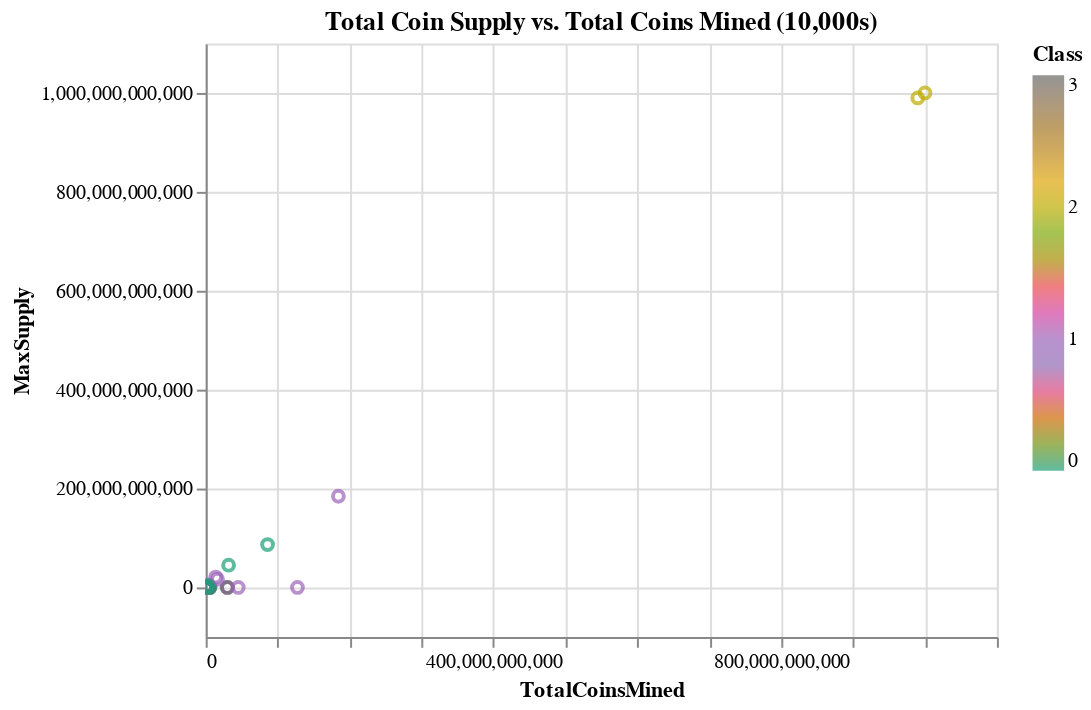

The notebook cell saved with this chart:
### Code cell
# Plot the scatter with x="TotalCoinsMined" and y="TotalCoinSupply"
fig = alt.Chart(clustered_df).mark_point().encode(
    x="TotalCoinsMined",
    y="MaxSupply",
    tooltip=["CoinName", "Algorithm", "TotalCoinsMined", "MaxSupply", "Class"],
    color=alt.Color("Class",scale=alt.Scale(scheme='dark2'))
).properties(title="Total Coin Supply vs. Total Coins Mined (10,000s)").interactive()
    
fig

### Figure 1 — Vega-Lite specification as saved in the notebook (floating-point values rounded to 4 significant figures)
{"config": {"view": {"continuousWidth": 400, "continuousHeight": 300}}, "data": {"name": "data-6ebb925726ec85e053596527f1588dda"}, "mark": "point", "encoding": {"color": {"type": "quantitative", "field": "Class", "scale": {"scheme": "dark2"}}, "tooltip": [{"type": "nominal", "field": "CoinName"}, {"type": "nominal", "field": "Algorithm"}, {"type": "quantitative", "field": "TotalCoinsMined"}, {"type": "quantitative", "field": "MaxSupply"}, {"type": "quantitative", "field": "Class"}], "x": {"type": "quantitative", "field": "TotalCoinsMined"}, "y": {"type": "quantitative", "field": "MaxSupply"}}, "selection": {"selector005": {"type": "interval", "bind": "scales", "encodings": ["x", "y"]}}, "title": "Total Coin Supply vs. Total Coins Mined (10,000s)", "$schema": "https://vega.github.io/schema/vega-lite/v4.8.1.json", "datasets": {"data-6ebb925726ec85e053596527f1588dda": [{"Algorithm": "Scrypt", "ProofType": "PoW/PoS", "TotalCoinsMined": 3086000.0, "MaxSupply": -1, "PC 1": -0.6803, "PC 2": 0.9149, "PC 3": -1.744, "CoinName": "NovaCoin", "Class": 3}, {"Algorithm": "SHA-256", "ProofType": "PoW", "TotalCoinsMined": 2615000.0, "MaxSupply": -1, "PC 1": 0.1393, "PC 2": -1.694, "PC 3": 0.1739, "CoinName": "CounterParty", "Class": 1}, {"Algorithm": "PoS", "ProofType": "PoS", "TotalCoinsMined": 5850000000.0, "MaxSupply": 0, "PC 1": -0.4389, "PC 2": 1.417, "PC 3": 0.848, "CoinName": "NuShares", "Class": 0}, {"Algorithm": "Scrypt", "ProofType": "PoW", "TotalCoinsMined": 80100000.0, "MaxSupply": -1, "PC 1": -0.3638, "PC 2": -0.9998, "PC 3": -0.4065, "CoinName": "MonaCoin", "Class": 1}, {"Algorithm": "X13", "ProofType": "PoW/PoS", "TotalCoinsMined": 166700.0, "MaxSupply": 0, "PC 1": -0.7522, "PC 2": 1.706, "PC 3": -2.378, "CoinName": "Triangles Coin", "Class": 3}, {"Algorithm": "PoS", "ProofType": "PoS", "TotalCoinsMined": 4197000.0, "MaxSupply": 9000000, "PC 1": -0.4617, "PC 2": 1.418, "PC 3": 0.8496, "CoinName": "Radium", "Class": 0}, {"Algorithm": "SHA-256", "ProofType": "PoW/PoS", "TotalCoinsMined": 46730000.0, "MaxSupply": -1, "PC 1": -0.1767, "PC 2": 0.2206, "PC 3": -1.164, "CoinName": "Emercoin", "Class": 3}, {"Algorithm": "Scrypt", "ProofType": "PoW", "TotalCoinsMined": 872830, "MaxSupply": 0, "PC 1": -0.3641, "PC 2": -0.9998, "PC 3": -0.4065, "CoinName": "CometCoin", "Class": 1}, {"Algorithm": "X11", "ProofType": "TPoS", "TotalCoinsMined": 116000000.0, "MaxSupply": -1, "PC 1": -0.5845, "PC 2": 0.9658, "PC 3": -0.686, "CoinName": "Stakenet", "Class": 3}, {"Algorithm": "Scrypt", "ProofType": "PoW/PoS", "TotalCoinsMined": 1000000000, "MaxSupply": 1000000000, "PC 1": -0.6725, "PC 2": 0.9146, "PC 3": -1.745, "CoinName": "OpenChat", "Class": 3}, {"Algorithm": "Dagger", "ProofType": "PoA", "TotalCoinsMined": 630891288, "MaxSupply": -1, "PC 1": -0.6037, "PC 2": 1.932, "PC 3": 4.642, "CoinName": "Amber", "Class": 0}, {"Algorithm": "X11", "ProofType": "PoW", "TotalCoinsMined": 187900000.0, "MaxSupply": -1, "PC 1": -0.3632, "PC 2": -0.6828, "PC 3": -0.2403, "CoinName": "Pura", "Class": 1}, {"Algorithm": "Equihash", "ProofType": "PoW", "TotalCoinsMined": 3819000.0, "MaxSupply": 22873588, "PC 1": -0.3032, "PC 2": -1.378, "PC 3": 0.1181, "CoinName": "Bitcoin Private", "Class": 1}, {"Algorithm": "IMesh", "ProofType": "PoW", "TotalCoinsMined": 25000000, "MaxSupply": 0, "PC 1": -0.3026, "PC 2": -1.191, "PC 3": 0.4194, "CoinName": "Aidos Kuneen", "Class": 1}, {"Algorithm": "Equihash", "ProofType": "PoW/PoS", "TotalCoinsMined": 119056800, "MaxSupply": 210000000, "PC 1": -0.6182, "PC 2": 0.5368, "PC 3": -1.22, "CoinName": "Zelcash", "Class": 3}, {"Algorithm": "SHA-256", "ProofType": "PoW", "TotalCoinsMined": 2100000000, "MaxSupply": -1, "PC 1": 0.1475, "PC 2": -1.694, "PC 3": 0.1733, "CoinName": "Project Pai", "Class": 1}, {"Algorithm": "SHA-512", "ProofType": "Zero-Knowledge Proof", "TotalCoinsMined": 1000000000, "MaxSupply": 1000000000, "PC 1": -0.5355, "PC 2": 1.88, "PC 3": 1.139, "CoinName": "Kcash", "Class": 0}, {"Algorithm": "Equihash", "ProofType": "PoW", "TotalCoinsMined": 62430000.0, "MaxSupply": 263392146, "PC 1": -0.3021, "PC 2": -1.378, "PC 3": 0.1181, "CoinName": "Beam", "Class": 1}, {"Algorithm": "SPoS", "ProofType": "SPoS", "TotalCoinsMined": 5729086625, "MaxSupply": -1, "PC 1": -0.5279, "PC 2": 1.873, "PC 3": 3.215, "CoinName": "V Systems", "Class": 0}, {"Algorithm": "CryptoNight", "ProofType": "PoW", "TotalCoinsMined": 1400222610, "MaxSupply": -1, "PC 1": 0.1526, "PC 2": -1.689, "PC 3": 0.2767, "CoinName": "Beldex", "Class": 1}, {"Algorithm": "Eaglesong", "ProofType": "PoW", "TotalCoinsMined": 30290000000.0, "MaxSupply": -1, "PC 1": -0.06926, "PC 2": -1.665, "PC 3": 0.3057, "CoinName": "Nervos Network", "Class": 1}, {"Algorithm": "C31", "ProofType": "PoW", "TotalCoinsMined": 10680000.0, "MaxSupply": 20000000, "PC 1": -0.253, "PC 2": -1.668, "PC 3": 0.325, "CoinName": "MimbleWimbleCoin", "Class": 1}, {"Algorithm": "SHA-256", "ProofType": "PoW", "TotalCoinsMined": 63700000.0, "MaxSupply": 66000000, "PC 1": 0.1398, "PC 2": -1.694, "PC 3": 0.1738, "CoinName": "Arweave", "Class": 1}, {"Algorithm": "Scrypt", "ProofType": "PoW/PoS", "TotalCoinsMined": 450100000.0, "MaxSupply": -1, "PC 1": -0.6785, "PC 2": 0.9148, "PC 3": -1.744, "CoinName": "Buxcoin", "Class": 3}, {"Algorithm": "ECC 256K1", "ProofType": "DPOS", "TotalCoinsMined": 1000000000, "MaxSupply": 1000000000, "PC 1": -0.5772, "PC 2": 1.877, "PC 3": 3.277, "CoinName": "Acute Angle Cloud", "Class": 0}, {"Algorithm": "Scrypt", "ProofType": "PoW", "TotalCoinsMined": 100000000, "MaxSupply": 100000000, "PC 1": -0.3634, "PC 2": -0.9998, "PC 3": -0.4065, "CoinName": "Primas", "Class": 1}, {"Algorithm": "CryptoNight-Heavy", "ProofType": "PoW", "TotalCoinsMined": 52062104, "MaxSupply": -1, "PC 1": -0.2516, "PC 2": -1.656, "PC 3": 0.3219, "CoinName": "Loki", "Class": 1}, {"Algorithm": "CryptoNight-Lite", "ProofType": "PoW", "TotalCoinsMined": 17730000.0, "MaxSupply": -1, "PC 1": -0.2518, "PC 2": -1.656, "PC 3": 0.3219, "CoinName": "AEON", "Class": 1}, {"Algorithm": "SHA-256", "ProofType": "PoW", "TotalCoinsMined": 10160000.0, "MaxSupply": 21000000, "PC 1": 0.1394, "PC 2": -1.694, "PC 3": 0.1739, "CoinName": "Bitcoin Vault", "Class": 1}, {"Algorithm": "SHA-256", "ProofType": "PoW", "TotalCoinsMined": 18600000.0, "MaxSupply": 21000000.0, "PC 1": 0.1395, "PC 2": -1.694, "PC 3": 0.1739, "CoinName": "Bitcoin ABC", "Class": 1}, {"Algorithm": "Scrypt", "ProofType": "PoS", "TotalCoinsMined": 60390000.0, "MaxSupply": 100000000, "PC 1": -0.5058, "PC 2": 1.002, "PC 3": -0.1197, "CoinName": "BlackCoin", "Class": 3}, {"Algorithm": "Scrypt", "ProofType": "PoW/PoS", "TotalCoinsMined": 19010000.0, "MaxSupply": 21000000, "PC 1": -0.6802, "PC 2": 0.9149, "PC 3": -1.744, "CoinName": "Auroracoin", "Class": 3}, {"Algorithm": "TRC10", "ProofType": "DPoS", "TotalCoinsMined": 990000000000.0, "MaxSupply": 990000000000, "PC 1": 13.88, "PC 2": 1.561, "PC 3": -0.8275, "CoinName": "BitTorrent", "Class": 2}, {"Algorithm": "KECCAK", "ProofType": "PoW", "TotalCoinsMined": 2582000000.0, "MaxSupply": 5000000000, "PC 1": -0.206, "PC 2": -1.658, "PC 3": 0.3181, "CoinName": "SmartCash", "Class": 1}, {"Algorithm": "CryptoNight", "ProofType": "PoW", "TotalCoinsMined": 184500000000.0, "MaxSupply": 184470000000, "PC 1": 1.591, "PC 2": -1.744, "PC 3": 0.1803, "CoinName": "ByteCoin", "Class": 1}, {"Algorithm": "IMesh", "ProofType": "DPoS+dBFT", "TotalCoinsMined": 460200000.0, "MaxSupply": 1000000000, "PC 1": -0.4819, "PC 2": 0.08327, "PC 3": 0.611, "CoinName": "INT", "Class": 1}, {"Algorithm": "RandomX", "ProofType": "PoW", "TotalCoinsMined": 17800000.0, "MaxSupply": -1, "PC 1": -0.2518, "PC 2": -1.656, "PC 3": 0.3219, "CoinName": "Monero", "Class": 1}, {"Algorithm": "X13", "ProofType": "PoW/PoS", "TotalCoinsMined": 199000000.0, "MaxSupply": 210000000, "PC 1": -0.7506, "PC 2": 1.706, "PC 3": -2.378, "CoinName": "Bitcoin Diamond", "Class": 3}, {"Algorithm": "SHA-256", "ProofType": "PoW", "TotalCoinsMined": 602900000.0, "MaxSupply": 888000000, "PC 1": 0.1452, "PC 2": -1.694, "PC 3": 0.1735, "CoinName": "SysCoin", "Class": 1}, {"Algorithm": "DPoS", "ProofType": "DPoS", "TotalCoinsMined": 142792182, "MaxSupply": -1, "PC 1": 1.822, "PC 2": 2.135, "PC 3": 0.2672, "CoinName": "Lisk", "Class": 0}, {"Algorithm": "X11", "ProofType": "PoW/PoSe", "TotalCoinsMined": 9890000.0, "MaxSupply": 18900000, "PC 1": -0.5851, "PC 2": 0.9658, "PC 3": -0.686, "CoinName": "Dash", "Class": 3}, {"Algorithm": "Equihash", "ProofType": "dPoW/PoW", "TotalCoinsMined": 125300000.0, "MaxSupply": 200000000, "PC 1": -0.4897, "PC 2": -0.2412, "PC 3": 0.01887, "CoinName": "Komodo", "Class": 1}, {"Algorithm": "Scrypt", "ProofType": "PoW", "TotalCoinsMined": 43060000.0, "MaxSupply": 72245700, "PC 1": -0.3637, "PC 2": -0.9998, "PC 3": -0.4065, "CoinName": "GoldCoin", "Class": 1}, {"Algorithm": "SHA-256", "ProofType": "PoW", "TotalCoinsMined": 1000000000000.0, "MaxSupply": 1000000000000.0, "PC 1": 7.965, "PC 2": -1.993, "PC 3": -0.351, "CoinName": "Wibcoin", "Class": 2}, {"Algorithm": "Scrypt", "ProofType": "PoW/PoS", "TotalCoinsMined": 1032000.0, "MaxSupply": -1, "PC 1": -0.6803, "PC 2": 0.9149, "PC 3": -1.744, "CoinName": "SaluS", "Class": 3}, {"Algorithm": "Dagger-Hashimoto", "ProofType": "PoW", "TotalCoinsMined": 49760000.0, "MaxSupply": -1, "PC 1": -0.2516, "PC 2": -1.656, "PC 3": 0.3219, "CoinName": "Ubiq", "Class": 1}, {"Algorithm": "Scrypt", "ProofType": "PoW/PoS", "TotalCoinsMined": 29880000000.0, "MaxSupply": -1, "PC 1": -0.5636, "PC 2": 0.9098, "PC 3": -1.752, "CoinName": "Reddcoin", "Class": 3}, {"Algorithm": "Scrypt", "ProofType": "PoW", "TotalCoinsMined": 127600000000.0, "MaxSupply": -1, "PC 1": 0.1339, "PC 2": -1.022, "PC 3": -0.4412, "CoinName": "Dogecoin", "Class": 1}, {"Algorithm": "PoS", "ProofType": "PoS/LPoS", "TotalCoinsMined": 999000000.0, "MaxSupply": 1000000000, "PC 1": -0.5046, "PC 2": 1.138, "PC 3": 0.8928, "CoinName": "Nxt", "Class": 0}, {"Algorithm": "Equihash", "ProofType": "PoW", "TotalCoinsMined": 10630000.0, "MaxSupply": 21000000, "PC 1": -0.3032, "PC 2": -1.378, "PC 3": 0.1181, "CoinName": "ZCash", "Class": 1}, {"Algorithm": "Lyra2REv2", "ProofType": "PoW", "TotalCoinsMined": 58000000.0, "MaxSupply": 84000000, "PC 1": -0.251, "PC 2": -1.656, "PC 3": 0.3218, "CoinName": "Vertcoin", "Class": 1}, {"Algorithm": "Scrypt", "ProofType": "PoW", "TotalCoinsMined": 66640000.0, "MaxSupply": 84000000, "PC 1": -0.3635, "PC 2": -0.9998, "PC 3": -0.4065, "CoinName": "Litecoin", "Class": 1}, {"Algorithm": "BLAKE256", "ProofType": "PoW/PoS", "TotalCoinsMined": 12420000.0, "MaxSupply": 21000000, "PC 1": -0.7438, "PC 2": 1.681, "PC 3": -2.331, "CoinName": "Decred", "Class": 3}, {"Algorithm": "SHA-256", "ProofType": "PoW", "TotalCoinsMined": 18581718, "MaxSupply": 21000000.0, "PC 1": 0.1395, "PC 2": -1.694, "PC 3": 0.1739, "CoinName": "Bitcoin", "Class": 1}, {"Algorithm": "C31", "ProofType": "PoW", "TotalCoinsMined": 57300000.0, "MaxSupply": -1, "PC 1": -0.2529, "PC 2": -1.668, "PC 3": 0.325, "CoinName": "Grin", "Class": 1}, {"Algorithm": "BEP2 Token", "ProofType": "PoSA", "TotalCoinsMined": 174200000.0, "MaxSupply": 174200000.0, "PC 1": -0.5991, "PC 2": 1.879, "PC 3": 3.303, "CoinName": "Binance Coin", "Class": 0}, {"Algorithm": "SHA-256", "ProofType": "PoW", "TotalCoinsMined": 18610000.0, "MaxSupply": 21000000.0, "PC 1": 0.1395, "PC 2": -1.694, "PC 3": 0.1739, "CoinName": "Bitcoin SV", "Class": 1}, {"Algorithm": "Quark", "ProofType": "PoW/PoS", "TotalCoinsMined": 267700000.0, "MaxSupply": -1, "PC 1": -0.747, "PC 2": 1.693, "PC 3": -2.355, "CoinName": "QuarkCoin", "Class": 3}, {"Algorithm": "Ethash", "ProofType": "PoW", "TotalCoinsMined": 34700000.0, "MaxSupply": 100000000, "PC 1": -0.2537, "PC 2": -1.681, "PC 3": 0.3281, "CoinName": "Expanse", "Class": 1}, {"Algorithm": "Scrypt", "ProofType": "PoW", "TotalCoinsMined": 39350000.0, "MaxSupply": 42000000, "PC 1": -0.3638, "PC 2": -0.9998, "PC 3": -0.4065, "CoinName": "MegaCoin", "Class": 1}, {"Algorithm": "Scrypt", "ProofType": "PoW/PoS", "TotalCoinsMined": 225300000.0, "MaxSupply": 420000000, "PC 1": -0.6778, "PC 2": 0.9148, "PC 3": -1.744, "CoinName": "PotCoin", "Class": 3}, {"Algorithm": "Scrypt", "ProofType": "PoW", "TotalCoinsMined": 526200000.0, "MaxSupply": 1680000000, "PC 1": -0.3555, "PC 2": -1.0, "PC 3": -0.407, "CoinName": "Gulden", "Class": 1}, {"Algorithm": "DPoS", "ProofType": "PoS", "TotalCoinsMined": 168200000.0, "MaxSupply": -1, "PC 1": 0.2752, "PC 2": 1.989, "PC 3": 0.6187, "CoinName": "Rise", "Class": 0}, {"Algorithm": "SHA-256", "ProofType": "PoW", "TotalCoinsMined": 17233300, "MaxSupply": -1, "PC 1": 0.1394, "PC 2": -1.694, "PC 3": 0.1739, "CoinName": "Namecoin", "Class": 1}, {"Algorithm": "Scrypt", "ProofType": "PoW", "TotalCoinsMined": 221100000.0, "MaxSupply": -1, "PC 1": -0.3633, "PC 2": -0.9998, "PC 3": -0.4065, "CoinName": "Einsteinium", "Class": 1}, {"Algorithm": "X11GOST", "ProofType": "PoW", "TotalCoinsMined": 18880000.0, "MaxSupply": 21000000, "PC 1": -0.2516, "PC 2": -1.656, "PC 3": 0.3219, "CoinName": "SibCoin", "Class": 1}, {"Algorithm": "Equihash", "ProofType": "PoW", "TotalCoinsMined": 18600000.0, "MaxSupply": 21000000, "PC 1": -0.3032, "PC 2": -1.378, "PC 3": 0.1181, "CoinName": "Bitcoin Gold", "Class": 1}, {"Algorithm": "Groestl", "ProofType": "PoW", "TotalCoinsMined": 76590000.0, "MaxSupply": 105000000, "PC 1": -0.2508, "PC 2": -1.656, "PC 3": 0.3218, "CoinName": "Groestlcoin", "Class": 1}, {"Algorithm": "BMW512 / Echo512", "ProofType": "PoW/PoS", "TotalCoinsMined": 5093000000.0, "MaxSupply": -1, "PC 1": -0.7094, "PC 2": 1.667, "PC 3": -2.312, "CoinName": "DigitalNote ", "Class": 3}, {"Algorithm": "Scrypt", "ProofType": "PoW", "TotalCoinsMined": 23170000.0, "MaxSupply": -1, "PC 1": -0.364, "PC 2": -0.9998, "PC 3": -0.4065, "CoinName": "ViaCoin", "Class": 1}, {"Algorithm": "NeoScrypt", "ProofType": "PoW", "TotalCoinsMined": 235200000.0, "MaxSupply": 336000000, "PC 1": -0.2484, "PC 2": -1.656, "PC 3": 0.3216, "CoinName": "FeatherCoin", "Class": 1}, {"Algorithm": "X11", "ProofType": "PoW/PoS", "TotalCoinsMined": 18600000.0, "MaxSupply": 22000000, "PC 1": -0.6799, "PC 2": 1.232, "PC 3": -1.578, "CoinName": "IOCoin", "Class": 3}, {"Algorithm": "Scrypt", "ProofType": "PoW/PoS", "TotalCoinsMined": 903866100, "MaxSupply": 1000000000, "PC 1": -0.6729, "PC 2": 0.9146, "PC 3": -1.745, "CoinName": "WhiteCoin", "Class": 3}, {"Algorithm": "MTP", "ProofType": "PoW", "TotalCoinsMined": 11360000.0, "MaxSupply": 21400000, "PC 1": -0.2517, "PC 2": -1.656, "PC 3": 0.3219, "CoinName": "Firo", "Class": 1}, {"Algorithm": "X13", "ProofType": "PoW/PoS", "TotalCoinsMined": 5564000.0, "MaxSupply": -1, "PC 1": -0.7521, "PC 2": 1.706, "PC 3": -2.378, "CoinName": "CloakCoin", "Class": 3}, {"Algorithm": "DPoS", "ProofType": "DPoS", "TotalCoinsMined": 1000000000, "MaxSupply": 0, "PC 1": 1.826, "PC 2": 2.135, "PC 3": 0.267, "CoinName": "Achain", "Class": 0}, {"Algorithm": "Multiple", "ProofType": "PoW", "TotalCoinsMined": 16410000000.0, "MaxSupply": 16555000000, "PC 1": -0.05087, "PC 2": -1.677, "PC 3": 0.3076, "CoinName": "Verge", "Class": 1}, {"Algorithm": "Shabal256", "ProofType": "PoC", "TotalCoinsMined": 2111830238, "MaxSupply": 2158812800, "PC 1": -0.5471, "PC 2": 1.875, "PC 3": 3.241, "CoinName": "BurstCoin", "Class": 0}, {"Algorithm": "Blake2b", "ProofType": "PoW", "TotalCoinsMined": 45227272992, "MaxSupply": -1, "PC 1": -0.02756, "PC 2": -1.679, "PC 3": 0.3066, "CoinName": "Siacoin", "Class": 1}, {"Algorithm": "Proof-of-Authority", "ProofType": "PoA", "TotalCoinsMined": 282900000.0, "MaxSupply": -1, "PC 1": -0.6058, "PC 2": 1.932, "PC 3": 4.642, "CoinName": "Poa Network", "Class": 0}, {"Algorithm": "Tensority", "ProofType": "PoW", "TotalCoinsMined": 1645192350, "MaxSupply": 210000000, "PC 1": -0.2407, "PC 2": -1.656, "PC 3": 0.3209, "CoinName": "Bytom", "Class": 1}, {"Algorithm": "BLAKE256", "ProofType": "PoW/PoS", "TotalCoinsMined": 44950000.0, "MaxSupply": 84000000, "PC 1": -0.7434, "PC 2": 1.681, "PC 3": -2.331, "CoinName": "HyperCash", "Class": 3}, {"Algorithm": "Quark", "ProofType": "PoW/PoS", "TotalCoinsMined": 7393000.0, "MaxSupply": -1, "PC 1": -0.748, "PC 2": 1.693, "PC 3": -2.354, "CoinName": "BlockNet", "Class": 3}, {"Algorithm": "Equihash", "ProofType": "PoW", "TotalCoinsMined": 10585675, "MaxSupply": 21000000, "PC 1": -0.3032, "PC 2": -1.378, "PC 3": 0.1181, "CoinName": "Horizen", "Class": 1}, {"Algorithm": "SHA-256", "ProofType": "PoW", "TotalCoinsMined": 18610000.0, "MaxSupply": 21000000.0, "PC 1": 0.1395, "PC 2": -1.694, "PC 3": 0.1739, "CoinName": "Bitcoin Cash", "Class": 1}, {"Algorithm": "Equihash210,9", "ProofType": "PoW/PoS", "TotalCoinsMined": 487496874, "MaxSupply": -1, "PC 1": -0.7372, "PC 2": 1.669, "PC 3": -2.31, "CoinName": "Aion", "Class": 3}, {"Algorithm": "DPoS", "ProofType": "DPoS", "TotalCoinsMined": 14444155, "MaxSupply": -1, "PC 1": 1.822, "PC 2": 2.135, "PC 3": 0.2672, "CoinName": "Shift", "Class": 0}, {"Algorithm": "X13", "ProofType": "PoW/PoS", "TotalCoinsMined": 70570000.0, "MaxSupply": -1, "PC 1": -0.7519, "PC 2": 1.706, "PC 3": -2.378, "CoinName": "NavCoin", "Class": 3}, {"Algorithm": "SHA3", "ProofType": "PoW/nPoS", "TotalCoinsMined": 69080000.0, "MaxSupply": 78000000, "PC 1": -0.6017, "PC 2": 1.879, "PC 3": 3.306, "CoinName": "Nexus", "Class": 0}, {"Algorithm": "Multiple", "ProofType": "PoW", "TotalCoinsMined": 13890000000.0, "MaxSupply": 21000000000, "PC 1": -0.04327, "PC 2": -1.677, "PC 3": 0.3072, "CoinName": "DigiByte", "Class": 1}, {"Algorithm": "VeChainThor Authority", "ProofType": "Proof of Authority", "TotalCoinsMined": 85985041177, "MaxSupply": 86712634466, "PC 1": 1.686, "PC 2": 1.71, "PC 3": 0.5913, "CoinName": "VeChain", "Class": 0}, {"Algorithm": "POS 3.0", "ProofType": "PoS", "TotalCoinsMined": 103035088, "MaxSupply": 107800000.0, "PC 1": -0.4703, "PC 2": 1.82, "PC 3": 0.886, "CoinName": "QTUM", "Class": 0}, {"Algorithm": "Quark", "ProofType": "PoW/PoS", "TotalCoinsMined": 795000.0, "MaxSupply": -1, "PC 1": -0.748, "PC 2": 1.693, "PC 3": -2.354, "CoinName": "Private Instant Verified Transaction", "Class": 3}, {"Algorithm": "Blake2b", "ProofType": "PoW", "TotalCoinsMined": 133248290, "MaxSupply": 133248290, "PC 1": -0.2031, "PC 2": -1.671, "PC 3": 0.3188, "CoinName": "Nano", "Class": 1}, {"Algorithm": "VBFT", "ProofType": "PoS", "TotalCoinsMined": 1000000000, "MaxSupply": -1, "PC 1": -0.4656, "PC 2": 1.82, "PC 3": 0.8855, "CoinName": "Ontology", "Class": 0}, {"Algorithm": "Ethash", "ProofType": "PoW", "TotalCoinsMined": 124000000.0, "MaxSupply": 210700000, "PC 1": -0.2529, "PC 2": -1.681, "PC 3": 0.3281, "CoinName": "Ethereum Classic", "Class": 1}, {"Algorithm": "DPoS", "ProofType": "DPoS", "TotalCoinsMined": 154300000.0, "MaxSupply": -1, "PC 1": 1.822, "PC 2": 2.135, "PC 3": 0.2672, "CoinName": "ARK", "Class": 0}, {"Algorithm": "Loopchain", "ProofType": "PoS", "TotalCoinsMined": 870700000.0, "MaxSupply": -1, "PC 1": -0.4664, "PC 2": 1.82, "PC 3": 0.8856, "CoinName": "ICON Project", "Class": 0}, {"Algorithm": "PoS", "ProofType": "PoW", "TotalCoinsMined": 373200000.0, "MaxSupply": -1, "PC 1": -0.318, "PC 2": -0.5836, "PC 3": 0.5628, "CoinName": "Steem", "Class": 1}, {"Algorithm": "SHA-512", "ProofType": "PoS", "TotalCoinsMined": 2995000000.0, "MaxSupply": 3600570502, "PC 1": -0.456, "PC 2": 1.845, "PC 3": 0.9729, "CoinName": "Bitshares", "Class": 0}, {"Algorithm": "Ethash", "ProofType": "PoW", "TotalCoinsMined": 114000000.0, "MaxSupply": -1, "PC 1": -0.2538, "PC 2": -1.681, "PC 3": 0.3281, "CoinName": "Ethereum", "Class": 1}, {"Algorithm": "Leased POS", "ProofType": "LPoS", "TotalCoinsMined": 103934554, "MaxSupply": -1, "PC 1": -0.6023, "PC 2": 1.879, "PC 3": 3.306, "CoinName": "Waves", "Class": 0}, {"Algorithm": "Ouroboros", "ProofType": "PoS", "TotalCoinsMined": 31810000000.0, "MaxSupply": 45000000000, "PC 1": -0.0073, "PC 2": 1.801, "PC 3": 0.8467, "CoinName": "Cardano", "Class": 0}, {"Algorithm": "DPoS", "ProofType": "DPoS", "TotalCoinsMined": 1026000000.0, "MaxSupply": -1, "PC 1": 1.826, "PC 2": 2.135, "PC 3": 0.267, "CoinName": "EOS", "Class": 0}]}}
